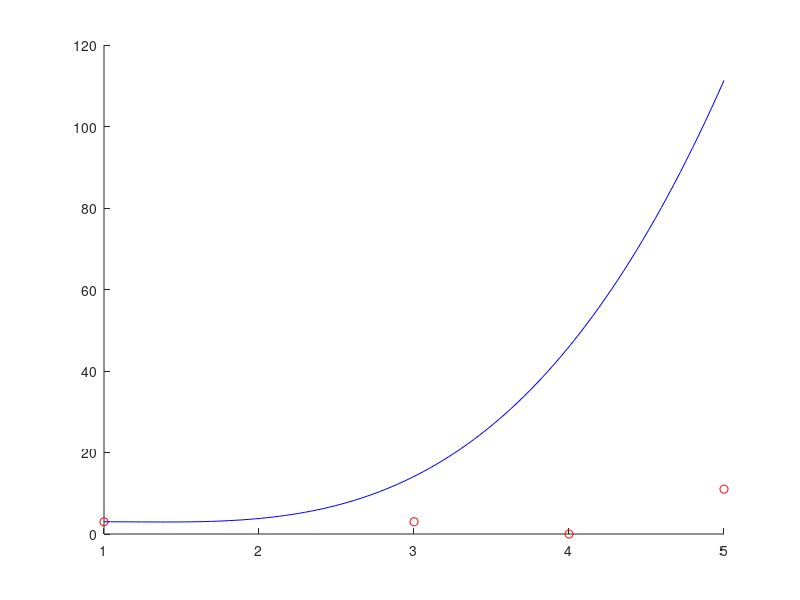

Write the MATLAB code that produced this figure.
clc; clear all; close all;

x = [1, 3, 4, 5]; y = [3, 3, 0, 11];
A = [1, (x(1)-x(1)), (x(1)-x(1))*(x(1)-x(2)), (x(1)-x(1)).*(x(1)-x(2))*(x(1)-x(3));
    1, (x(2)-x(1)), (x(2)-x(1))*(x(2)-x(2)), (x(2)-x(1)).*(x(2)-x(2))*(x(2)-x(3));
    1, (x(3)-x(1)), (x(3)-x(1))*(x(3)-x(2)), (x(3)-x(1)).*(x(3)-x(2))*(x(3)-x(3));
    1, (x(4)-x(1)), (x(4)-x(1)).*(x(4)-x(2)), (x(4)-x(1)).*(x(4)-x(2))*(x(4)-x(3))];

c = A \ y'
P = @(x) c(1) + c(2).*(x-x(1)) + c(3).*(x-x(1)).*(x-x(2)) + c(4).*(x-x(1)).*(x-x(2)).*(x-x(3));
hold on; plot(x,y, 'ro')
x_lin = linspace(x(1), x(end)); plot(x_lin, P(x_lin), 'b-')
